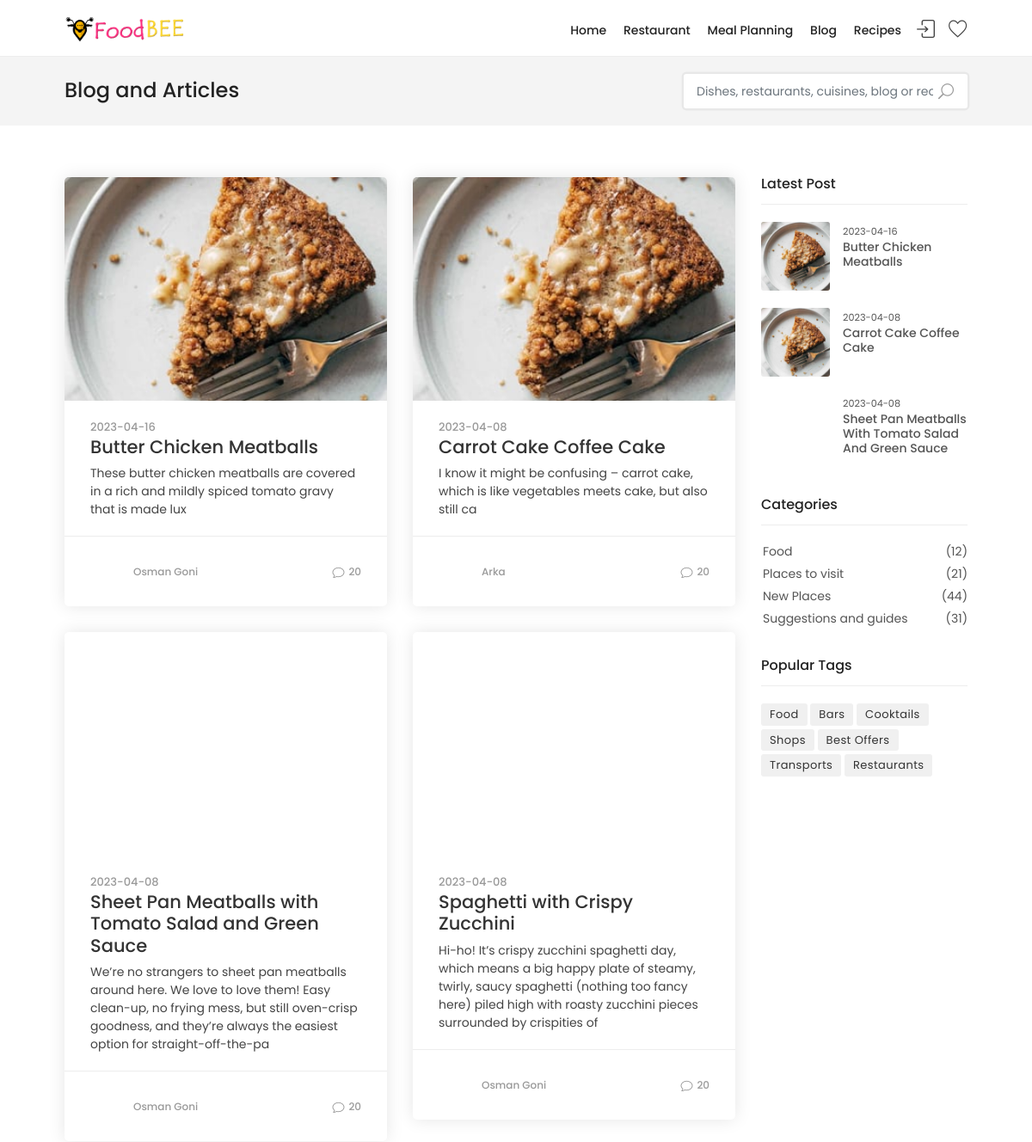
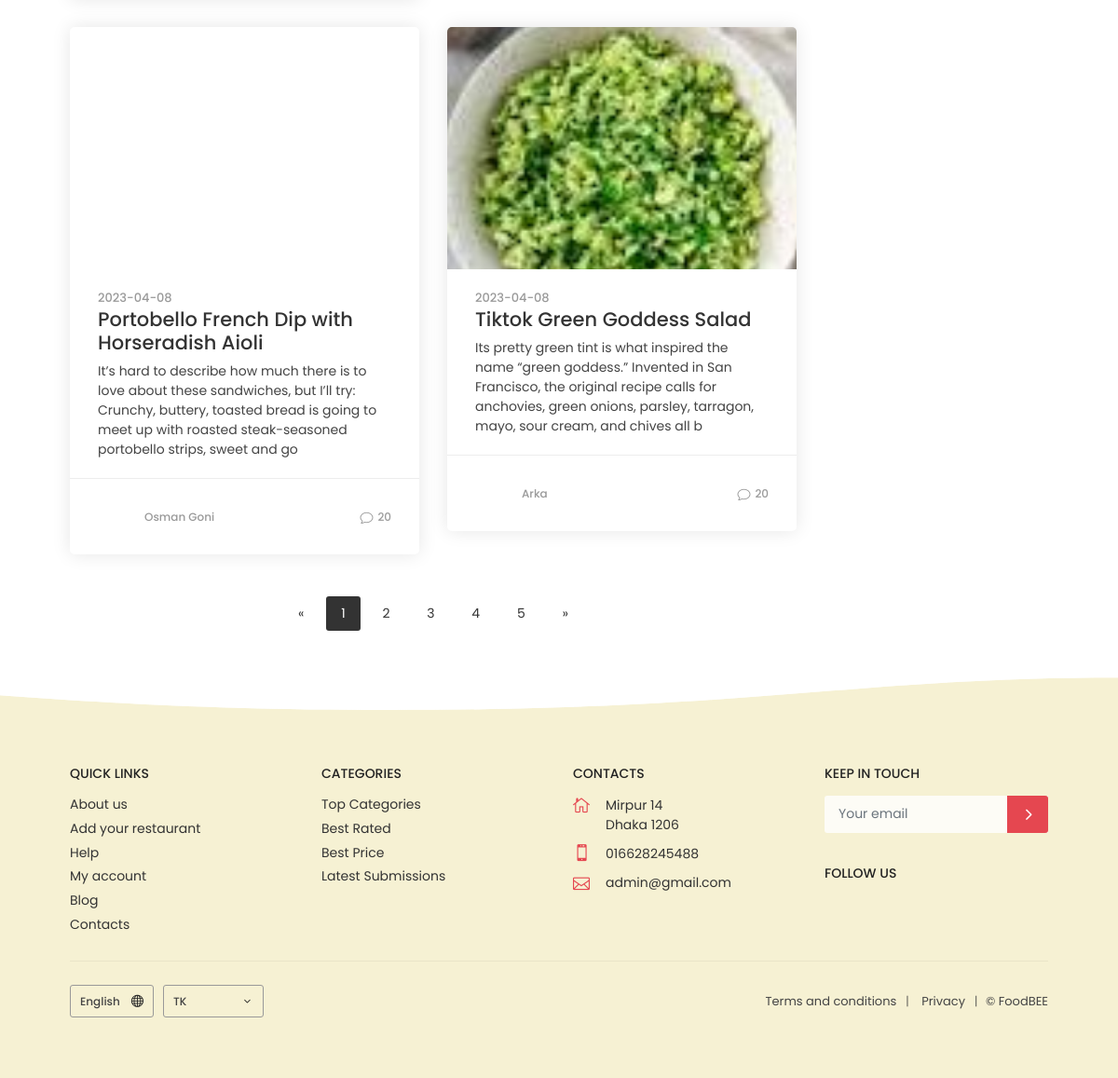
Screenshot of /food/blog.php with the database file from the repository (2 pictures, top to bottom).
### tables this page shows
CREATE TABLE `blog_post` (
  `bg_id` int(10) NOT NULL,
  `bg_title` varchar(60) NOT NULL,
  `bg_post` varchar(200) NOT NULL,
  `bg_us_id` int(10) NOT NULL,
  `bg_time` date NOT NULL DEFAULT current_timestamp(),
  `bg_img` varchar(25) NOT NULL
);

CREATE TABLE `user` (
  `us_name` varchar(25) NOT NULL,
  `us_pass` varchar(25) NOT NULL,
  `us_email` varchar(25) DEFAULT NULL,
  `us_address` varchar(25) DEFAULT NULL,
  `us_id` int(25) NOT NULL,
  `us_type` int(25) NOT NULL,
  `us_pic` varchar(25) NOT NULL
);

### food/blog.php (the view, shortened to what this page needs)
<?php
  $connect = mysqli_connect(HOST, USER, PASS, DB)
    or die("Can not connect");
  ?>
<!DOCTYPE html>
<html lang="en">
<head>
    <link href="css/bootstrap_customized.min.css" rel="stylesheet">
    <link href="css/style.css" rel="stylesheet">
    <link href="css/blog.css" rel="stylesheet">
    <link href="css/custom.css" rel="stylesheet">
</head>
<body>
<header class="header_in clearfix">
	    <div class="container">
	        <div id="logo">
	            <a href="index.php">
	                <img src="img/logo.png" width="140" height="35" alt="">
	            </a>
	        </div>
	        <ul id="top_menu">
                <?php
                    if (!empty($_SESSION['us_id'])) {
                    }
                    else{
                    ?>
                <li><a href="#sign-in-dialog" id="sign-in" class="login">Sign In</a></li> <?php }?>
                <li><a href="#" class="wishlist_bt_top" title="Your wishlist">Your wishlist</a></li>
            </ul>
            <nav class="main-menu">
                <ul>
                    <li >
                        <a href="index.php">Home</a>
                    </li>
                    <li >
                        <a href="restaurant.php">Restaurant</a>
                    </li>
                    <li >
                        <a >Meal Planning</a>
                    </li>
                    <li >
                        <a href="blog.php">Blog</a>
                    </li>
                    <li >
                        <a href="recipes.php">Recipes</a>
                    </li>
                </ul>
            </nav>
        </div>
    </header>
	<main>
		<div class="page_header blog element_to_stick">
		    <div class="container">
		    	<div class="row">
		    		<div class="col-xl-8 col-lg-7 col-md-7 d-none d-md-block">
		    			<h1>Blog and Articles</h1>
		    		</div>
		    		<div class="col-xl-4 col-lg-5 col-md-5">
		    			<div class="search_bar_list">
						    <input type="text" class="form-control" placeholder="Dishes, restaurants, cuisines, blog or recipes">
						    <button type="submit"><i class="icon_search"></i></button>
						</div>
		    		</div>
		    	</div>
		    </div>
		</div>
		<div class="container margin_60_20">
			<div class="row">
				<div class="col-lg-9">
					<div class="row">
						<?php
						$query = mysqli_query($connect, "SELECT * FROM blog_post as b join user as u on b.bg_us_id=u.us_id order by bg_time DESC ");
						while ($row = mysqli_fetch_array($query)) {
							?>
						<div class="col-md-6">
							<article class="blog">
								<figure>
									<a href="blog-post.php?bgid=<?php echo htmlentities($row['bg_id']); ?>"><img src="img2/<?php echo htmlentities($row['bg_img']); ?>" alt="">
									</a>
								</figure>
								<div class="post_info">
									<small><?php echo htmlentities($row['bg_time']); ?></small>
									<h2><a href="blog-post.php?bgid=<?php echo htmlentities($row['bg_id']); ?>"><?php echo htmlentities($row['bg_title']); ?></a></h2>
									<p><?php echo htmlentities($row['bg_post']); ?></p>
									<ul>
										<li>
											<div class="thumb"><img src="img2/<?php echo htmlentities($row['us_pic']); ?>" alt=""></div> <?php echo htmlentities($row['us_name']); ?>
										</li>
										<li><i class="icon_comment_alt"></i>20</li>
									</ul>
								</div>
							</article>
						</div>
						<?php } ?>
					</div>
					<div class="pagination_fg">
					  <a href="#">&laquo;</a>
					  <a href="#" class="active">1</a>
					  <a href="#">2</a>
					  <a href="#">3</a>
					  <a href="#">4</a>
					  <a href="#">5</a>
					  <a href="#">&raquo;</a>
					</div>
				</div>
				<aside class="col-lg-3">
					<div class="widget">
						<div class="widget-title first">
							<h4>Latest Post</h4>
						</div>
						<ul class="comments-list">
							<?php
							$query = mysqli_query($connect, "SELECT * FROM blog_post as b join user as u on b.bg_us_id=u.us_id order by bg_time DESC limit 3");
							while ($row = mysqli_fetch_array($query)) {
								?>
							<li>
								<div class="alignleft">
									<a href="blog-post.php?bgid=<?php echo htmlentities($row['bg_id']); ?>"><img src="img2/<?php echo htmlentities($row['bg_img']); ?>" alt=""></a>
								</div>
								<small><?php echo htmlentities($row['bg_time']); ?></small>
								<h3><a href="blog-post.php?bgid=<?php echo htmlentities($row['bg_id']); ?>" title=""><?php echo htmlentities($row['bg_title']); ?></a></h3>
							</li>
							<?php } ?>
						</ul>
					</div>
					<div class="widget">
						<div class="widget-title">
							<h4>Categories</h4>
						</div>
						<ul class="cats">
							<li><a href="#">Food <span>(12)</span></a></li>
							<li><a href="#">Places to visit <span>(21)</span></a></li>
							<li><a href="#">New Places <span>(44)</span></a></li>
							<li><a href="#">Suggestions and guides <span>(31)</span></a></li>
						</ul>
					</div>
					<div class="widget">
						<div class="widget-title">
							<h4>Popular Tags</h4>
						</div>
						<div class="tags">
							<a href="#">Food</a>
							<a href="#">Bars</a>
							<a href="#">Cooktails</a>
							<a href="#">Shops</a>
							<a href="#">Best Offers</a>
							<a href="#">Transports</a>
							<a href="#">Restaurants</a>
						</div>
					</div>
				</aside>
			</div>
		</div>
	</main>
	<footer>
        <div class="wave footer"></div>
        <div class="container margin_60_40 fix_mobile">
            <div class="row">
                <div class="col-lg-3 col-md-6">
                    <h3 data-target="#collapse_1">Quick Links</h3>
                    <div class="collapse dont-collapse-sm links" id="collapse_1">
                        <ul>
                            <li><a href="about.html">About us</a></li>
                            <li><a href="submit-restaurant.php">Add your restaurant</a></li>
                            <li><a href="help.html">Help</a></li>
                            <li><a href="register.php">My account</a></li>
                            <li><a href="blog.html">Blog</a></li>
                            <li><a href="contacts.html">Contacts</a></li>
                        </ul>
                    </div>
                </div>
                <div class="col-lg-3 col-md-6">
                    <h3 data-target="#collapse_2">Categories</h3>
                    <div class="collapse dont-collapse-sm links" id="collapse_2">
                        <ul>
                            <li><a href="restaurant.php">Top Categories</a></li>
                            <li><a href="grid-listing-filterscol-full-masonry.html">Best Rated</a></li>
                            <li><a href="grid-listing-filterscol-full-width.html">Best Price</a></li>
                            <li><a href="grid-listing-filterscol-full-masonry.html">Latest Submissions</a></li>
                        </ul>
                    </div>
                </div>
                <div class="col-lg-3 col-md-6">
                        <h3 data-target="#collapse_3">Contacts</h3>
                    <div class="collapse dont-collapse-sm contacts" id="collapse_3">
                        <ul>
                            <li><i class="icon_house_alt"></i>Mirpur 14 <br>Dhaka 1206</li>
                            <li><i class="icon_mobile"></i>016628245488</li>
                            <li><i class="icon_mail_alt"></i><a href="#0">admin@gmail.com</a></li>
                        </ul>
                    </div>
                </div>
                <div class="col-lg-3 col-md-6">
                        <h3 data-target="#collapse_4">Keep in touch</h3>
                    <div class="collapse dont-collapse-sm" id="collapse_4">
                        <div id="newsletter">
                            <form method="post" action="assets/newsletter.php" name="newsletter_form" id="newsletter_form">
                                <div class="form-group">
                                    <input type="email" name="email_newsletter" id="email_newsletter" class="form-control" placeholder="Your email">
                                    <button type="submit" id="submit-newsletter"><i class="arrow_carrot-right"></i></button>
                                </div>
                            </form>
                        </div>
                        <div class="follow_us">
                            <h5>Follow Us</h5>
                            <ul>
                                <li><a href="#0"><img data-src="img/twitter_icon.svg" alt="" class="lazy"></a></li>
                                <li><a href="#0"><img data-src="img/facebook_icon.svg" alt="" class="lazy"></a></li>
                                <li><a href="#0"><img data-src="img/instagram_icon.svg" alt="" class="lazy"></a></li>
                                <li><a href="#0"><img data-src="img/youtube_icon.svg" alt="" class="lazy"></a></li>
                            </ul>
                        </div>
                    </div>
                </div>
            </div>
            <hr>
            <div class="row add_bottom_25">
                <div class="col-lg-6">
                    <ul class="footer-selector clearfix">
					<li>
                            <div class="styled-select lang-selector">
                                <select>
                                    <option value="English" selected>English</option>
                                </select>
                            </div>
                        </li>
                        <li>
                            <div class="styled-select currency-selector">
                                <select>
                                    <option value="TK" selected>TK</option>
                                </select>
                            </div>
                        </li>
                        <li><img data-src="img/cards_all.svg" alt="" width="230" height="35" class="lazy"></li>
                    </ul>
                </div>
                <div class="col-lg-6">
                    <ul class="additional_links">
                        <li><a href="#0">Terms and conditions</a></li>
                        <li><a href="#0">Privacy</a></li>
                        <li><span>© FoodBEE</span></li>
                    </ul>
                </div>
            </div>
        </div>
    </footer>
</body>
</html>

### css/blog.css (style rules this page uses)
.page_header.blog h1 { font-size: 24px; font-size: 1.5rem; padding-top: 5px; }
article.blog { margin-bottom: 30px; background-color: #fff; -webkit-box-shadow: 0px 0px 20px 0px rgba(0, 0, 0, 0.1); -moz-box-shadow: 0px 0px 20px 0px rgba(0, 0, 0, 0.1); box-shadow: 0px 0px 20px 0px rgba(0, 0, 0, 0.1); -webkit-border-radius: 5px; -moz-border-radius: 5px; -ms-border-radius: 5px; border-radius: 5px; overflow: hidden; }
article.blog figure { height: 260px; overflow: hidden; position: relative; margin-bottom: 0; }
article.blog figure img { -webkit-transform: translate(-50%, -50%) scale(1); -moz-transform: translate(-50%, -50%) scale(1); -ms-transform: translate(-50%, -50%) scale(1); -o-transform: translate(-50%, -50%) scale(1); transform: translate(-50%, -50%) scale(1); -moz-transition: 0.3s; -webkit-transition: all 0.3s ease; transition: all 0.3s ease; width: auto; height: 400px; position: absolute; left: 50%; top: 50%; -webkit-backface-visibility: hidden; -moz-backface-visibility: hidden; -ms-backface-visibility: hidden; -o-backface-visibility: hidden; backface-visibility: hidden; }
article.blog .post_info { padding: 20px 30px 30px 30px; position: relative; box-sizing: border-box; }
article.blog .post_info small { font-weight: 500; color: #999; font-size: 13px; font-size: 0.8125rem; }
article.blog .post_info h2 { font-size: 21px; font-size: 1.3125rem; }
article.blog .post_info h2 a { color: #333; }
article.blog .post_info ul { margin: 0 -30px 0 -30px; padding: 20px 30px 0 30px; width: 100%; box-sizing: content-box; border-top: 1px solid #ededed; }
article.blog .post_info ul li { display: inline-block; position: relative; padding: 12px 0 0 50px; font-weight: 500; font-size: 12px; font-size: 0.75rem; color: #999; }
article.blog .post_info ul li .thumb { width: 40px; height: 40px; overflow: hidden; -webkit-border-radius: 50%; -moz-border-radius: 50%; -ms-border-radius: 50%; border-radius: 50%; display: inline-block; position: absolute; left: 0; top: 0; }
article.blog .post_info ul li:last-child { float: right; padding-left: 0; line-height: 1; }
article.blog .post_info ul li:last-child i { font-size: 14px; font-size: 0.875rem; margin-right: 5px; position: relative; top: 3px; }
.alignleft { float: left; margin: 0 15px 10px 0; width: 80px; height: 80px; overflow: hidden; -webkit-border-radius: 3px; -moz-border-radius: 3px; -ms-border-radius: 3px; border-radius: 3px; position: relative; }
.alignleft img { width: auto; height: 80px; position: absolute; left: 50%; top: 50%; -webkit-transform: translate(-50%, -50%); -moz-transform: translate(-50%, -50%); -ms-transform: translate(-50%, -50%); -o-transform: translate(-50%, -50%); transform: translate(-50%, -50%); }
.comments-list { padding: 0; list-style: none; }
.comments-list h3 { font-size: 14px; font-size: 0.875rem; padding: 0 0 0; margin: 0; text-transform: capitalize; }
.comments-list h3 a { color: #555; }
.comments-list li { margin-bottom: 10px; display: table; width: 100%; }
.comments-list li:last-child { margin-bottom: 0; }
.comments-list small { color: #555; }
.widget-title { padding: 15px 0; margin-bottom: 20px; border-bottom: 1px solid #ededed; }
.widget-title h4 { padding: 0; margin: 0; font-weight: 500; line-height: 1; font-size: 16px; font-size: 1rem; }
.widget-title.first { padding-top: 0; }
.widget { position: relative; display: block; margin-bottom: 15px; }
.widget ul.cats { list-style: none; padding: 0; }
.widget ul.cats li { padding: 0 0 5px 2px; position: relative; }
.widget ul.cats a { color: #555; }
.widget ul.cats a span { position: absolute; right: 0; }
.tags a { background-color: #f0f0f0; padding: 3px 10px; font-size: 13px; margin: 0 0 4px; letter-spacing: 0.4px; -webkit-border-radius: 3px; -moz-border-radius: 3px; -ms-border-radius: 3px; border-radius: 3px; display: inline-block; color: #333; }

### rows the page displays
blog_post: bg_img (picture), bg_time "2023-04-16", bg_title "Butter Chicken Meatballs", bg_post "These butter chicken meatballs are covered in a rich and mildly spiced tomato gravy that is made lux", user.us_name "Osman Goni"
blog_post: bg_img (picture), bg_time "2023-04-08", bg_title "Carrot Cake Coffee Cake", bg_post "I know it might be confusing – carrot cake, which is like vegetables meets cake, but also still ca", user.us_name "Arka"
blog_post: bg_time "2023-04-08", bg_title "Sheet Pan Meatballs with Tomato Salad and Green Sauce", bg_post "We’re no strangers to sheet pan meatballs around here. We love to love them! Easy clean-up, no frying mess, but still oven-crisp goodness, and they’re always the easiest option for straight-off-the-pa", user.us_name "Osman Goni", bg_title "Sheet Pan Meatballs With Tomato Salad And Green Sauce"
blog_post: bg_time "2023-04-08", bg_title "Spaghetti with Crispy Zucchini", bg_post "Hi-ho! It’s crispy zucchini spaghetti day, which means a big happy plate of steamy, twirly, saucy spaghetti (nothing too fancy here) piled high with roasty zucchini pieces surrounded by crispities of", user.us_name "Osman Goni"
blog_post: bg_time "2023-04-08", bg_title "Portobello French Dip with Horseradish Aioli", bg_post "It’s hard to describe how much there is to love about these sandwiches, but I’ll try: Crunchy, buttery, toasted bread is going to meet up with roasted steak-seasoned portobello strips, sweet and go", user.us_name "Osman Goni"
blog_post: bg_img (picture), bg_time "2023-04-08", bg_title "Tiktok Green Goddess Salad", bg_post "Its pretty green tint is what inspired the name “green goddess.” Invented in San Francisco, the original recipe calls for anchovies, green onions, parsley, tarragon, mayo, sour cream, and chives all b", user.us_name "Arka"
